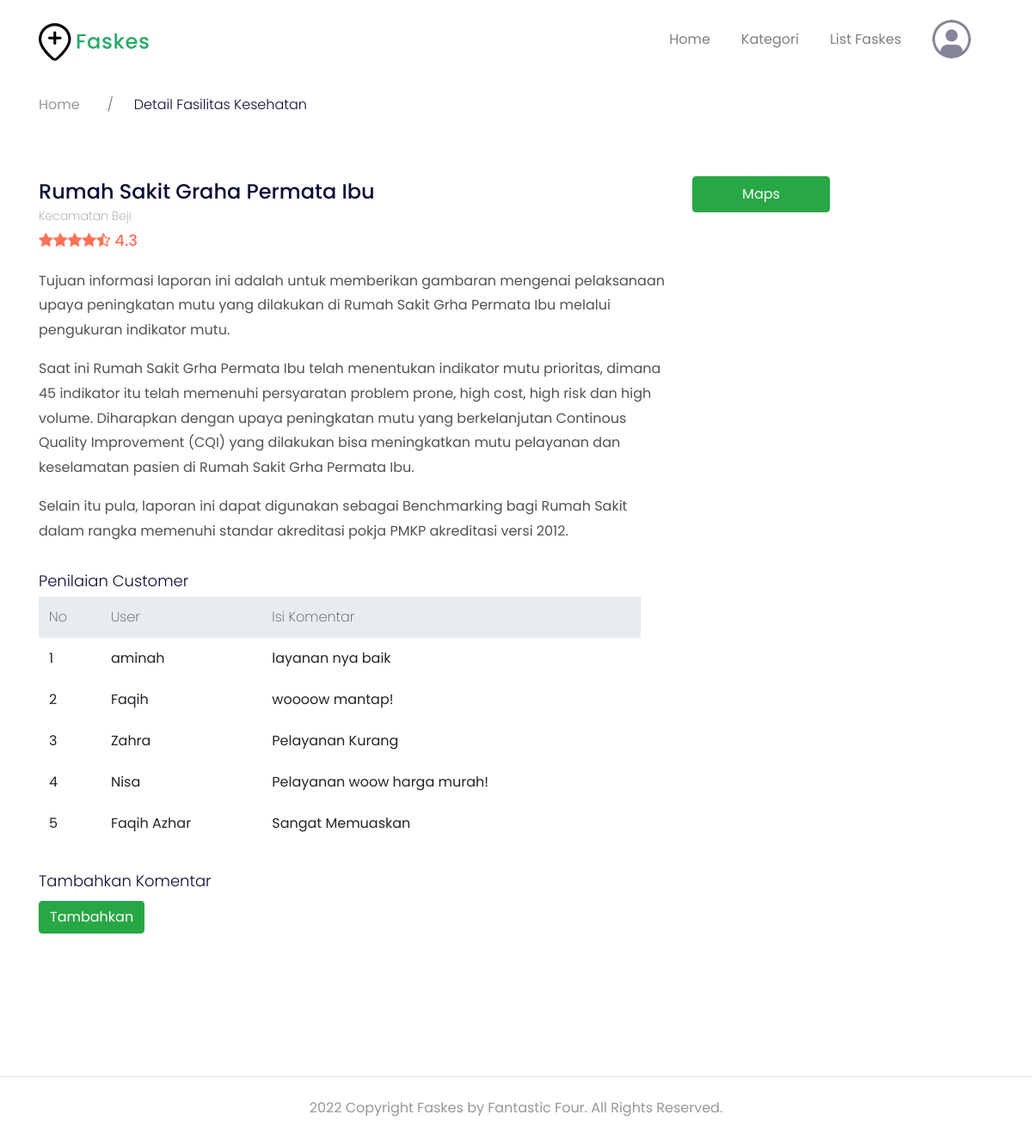
Screenshot of /index.php/fkomentar with the database file from the repository.
### tables this page shows
CREATE TABLE `komentar` (
  `id` int(11) NOT NULL,
  `tanggal` date DEFAULT NULL,
  `isi` text DEFAULT NULL,
  `users_id` int(11) NOT NULL,
  `faskes_id` int(11) DEFAULT NULL,
  `nilai_rating_id` int(11) NOT NULL
);

CREATE TABLE `users` (
  `id` int(11) NOT NULL,
  `username` varchar(20) DEFAULT NULL,
  `password` varchar(200) DEFAULT NULL,
  `email` varchar(40) DEFAULT NULL,
  `created_at` timestamp NULL DEFAULT NULL,
  `last_login` timestamp NULL DEFAULT NULL,
  `status` smallint(6) DEFAULT NULL,
  `role` varchar(20) DEFAULT NULL
);

### index.php (called while the page is built, shortened)
<?php
require_once BASEPATH.'core/CodeIgniter.php';

### application/models/Fkomentar_model.php (called while the page is built, shortened)
<?php
class Fkomentar_model extends CI_Model
{
    public function getJoin()
    {
        $this->db->select('*');
        $this->db->from('komentar');
        $this->db->join('users', 'komentar.users_id=users.id', 'inner');
        $query = $this->db->get();
        return $query->result();
    }
};

### application/views/fkomentar/index.php (the view, shortened to what this page needs)
<div class="page-content page-details">
    <section class="store-breadcrumbs" data-aos="fade-down" data-aos-delay="100">
        <div class="container">
            <div class="row">
                <div class="col-12">
                    <nav aria-label="breadcrumb">
                        <ol class="breadcrumb">
                            <li class="breadcrumb-item"><a href="<?php echo site_url(); ?>/admin/home">Home</a></li>
                            <li class="breadcrumb-item active" aria-current="page">
                                Detail Fasilitas Kesehatan
                            </li>
                        </ol>
                    </nav>
                </div>
            </div>
        </div>
    </section>
    <section class="store-gallery" id="gallery">
        <div class="container">
            <div class="row">
                <div class="col-lg-8" data-aos="zoom-in">
                    <transition name="slide-fade" mode="out-in">
                    </transition>
                </div>
                <div class="col-lg-2">
                    <div class="row">
                        <div class="col-3 col-lg-12 mt-2 mt-lg-0" v-for="(photo, index) in photos" :key="photo.id" data-aos="zoom-in" data-aos-delay="100">
                            <a href="#" @click="changeActive(index)">
                                <img :src="photo.url" class="w-100 thumbnail-image" :class="{ active: index == activePhoto }" alt="" />
                            </a>
                        </div>
                    </div>
                </div>
            </div>
        </div>
    </section>
    <div class="store-details-container" data-aos="fade-up">
        <section class="store-heading">
          <div class="container">
            <div class="row">
              <div class="col-lg-8">
                <h1><?php echo $nama_faskes ?></h1>
                <div class="owner"><?php echo $kecamatan ?></div>
                <div class="price">
                  <?php echo $rating ?>
                </div>
              </div>
              <div class="col-lg-2" data-aos="zoom-in">
                <a class="btn btn-success nav-link px-4 text-white btn-block mb-3" href="<?php echo site_url(); ?>/admin/<?php echo $maps ?>">Maps</a>
              </div>
            </div>
          </div>
        </section>
        <section class="store-description">
          <div class="container">
            <div class="row">
              <div class="col-12 col-lg-8">
                <?php echo $deskripsi ?>
              </div>
            </div>
          </div>
        </section>
        <section class="store-review">
            <div class="container">
                <div class="row">
                    <div class="col-12 col-lg-8 mt-3 mb-3">
                        <h5>Penilaian Customer</h5>
                        <section class="store-cart">
                            <div class="container">
                                <div class="row" data-aos="fade-up" data-aos-delay="100">
                                    <div class="col-12 table-responsive">
                                        <table class="table table-borderless table-cart" aria-describedby="Cart">
                                            <thead class="thead-light">
                                                <tr>
                                                    <th scope="col">No</th>
                                                    <th scope="col">User </th>
                                                    <th scope="col">Isi Komentar</th>
                                                </tr>
                                            </thead>
                                            <tbody>
                                                <?php
                                                $nomor = 1;
                                                foreach ($list_fkomentar as $komen) {
                                                ?>
                                                    <tr>
                                                        <td><?= $nomor ?></td>
                                                        <td><?= $komen->username ?></td>
                                                        <td><?= $komen->isi ?></td>
                                                    </tr>
                                                <?php
                                                    $nomor++;
                                                }
                                                ?>
                                            </tbody>
                                        </table>
                                    </div>
                                </div>
                            </div>
                        </section>
                        <div class="row">
                            <div class="col-12 col-lg-8 mt-3 mb-1">
                                <h5>Tambahkan Komentar</h5>
                            </div>
                        </div>
                        <div class="row">
                            <div class="col-12 col-lg-8 text-left">
                                <button type="submit" class="btn btn-success text-white">
                                    <a class="text-white" href="<?php echo site_url(); ?>/fkomentar/create">Tambahkan</a>
                                </button>
                            </div>
                        </div>
                    </div>
        </section>
    </div>
</div>
<footer>
    <div class="container">
        <div class="row">
            <div class="col-12 text-center">
                <p class="pt-4 pb-2">
                    2022 Copyright Faskes by Fantastic Four. All Rights Reserved.
                </p>
            </div>
        </div>
    </div>
</footer>
</body>
</html>

### application/controllers/Fkomentar.php (shortened to what this page needs)
<?php
class Fkomentar extends CI_Controller
{
    public function index()
    {
        $this->load->model('fkomentar_model', 'fkomentar');
        $data['list_fkomentar'] = $this->fkomentar->getJoin();
        $data['tittle'] = 'Detail Fasilitas Kesehatan';
        $data['home'] = '';
        $data['categories'] = '';
        $data['list'] = '';
        $data['daftar'] = '';
        $data['nama_faskes'] = 'Rumah Sakit Graha Permata Ibu';
        $data['kecamatan'] = 'Kecamatan Beji';
        $data['rating'] = '<i class="fa fa-star"></i><i class="fa fa-star"></i><i class="fa fa-star"></i><i class="fa fa-star"></i><i class="fa fa-star-half-empty"></i> 4.3';
        $data['deskripsi'] = '
                <p>
                  Tujuan informasi laporan ini adalah untuk memberikan gambaran
                  mengenai pelaksanaan upaya peningkatan mutu yang dilakukan di
                  Rumah Sakit Grha Permata Ibu melalui pengukuran indikator
                  mutu.
                </p>
                <p>
                  Saat ini Rumah Sakit Grha Permata Ibu telah menentukan
                  indikator mutu prioritas, dimana 45 indikator itu telah
                  memenuhi persyaratan problem prone, high cost, high risk dan
                  high volume. Diharapkan dengan upaya peningkatan mutu yang
                  berkelanjutan Continous Quality Improvement (CQI) yang
                  dilakukan bisa meningkatkan mutu pelayanan dan keselamatan
                  pasien di Rumah Sakit Grha Permata Ibu.
                </p>
                <p>
                  Selain itu pula, laporan ini dapat digunakan sebagai
                  Benchmarking bagi Rumah Sakit dalam rangka memenuhi standar
                  akreditasi pokja PMKP akreditasi versi 2012.
                </p>';
        $data['gambar1'] = '1.jpg';
        $data['gambar2'] = '2.jpg';
        $data['gambar3'] = '3.jpeg';
        $data['gambar4'] = '4.jpg';
        $data['maps'] = 'maps';
        $data['users'] = $this->db->get_where('users', ['email' => $this->session->userdata('email')])->row_array();
        $this->load->view('layout1/v_style', $data);
        $this->load->view('layout1/v_navbar-after-auth', $data);
        $this->load->view('fkomentar/index', $data);
    }
};

### application/views/layout1/v_style.php (shortened to what this page needs)
<!DOCTYPE html>
<html lang="en">
  <head>
    <link href="https://unpkg.com/aos@2.3.1/dist/aos.css" rel="stylesheet" />
    <link href="<?php echo base_url(); ?>public/style/main.css" rel="stylesheet" />
    <link
      rel="stylesheet"
      href="https://maxcdn.bootstrapcdn.com/font-awesome/4.5.0/css/font-awesome.min.css"
    />
  </head>
  <body>

### application/views/layout1/v_navbar-after-auth.php (shortened to what this page needs)
<nav class="navbar navbar-expand-lg navbar-light navbar-store fixed-top navbar-fixed-top" data-aos="fade-down" aria-label="Navbar">
  <div class="container">
    <a class="navbar-brand" href="<?= site_url(); ?>/admin/home_after_auth">
      <img src="<?php echo base_url(); ?>public/images/logo.svg" alt="" />
    </a>
    <div class="collapse navbar-collapse" id="navbarResponsive">
      <ul class="navbar-nav ml-auto">
        <li class="nav-item">
          <a class="nav-link" href="<?= site_url(); ?>/admin/home_after_auth">Home </a>
        </li>
        <li class="nav-item">
          <a class="nav-link" href="<?= site_url(); ?>/admin/categories_after_auth">Kategori</a>
        </li>
        <li class="nav-item">
          <a class="nav-link" href="<?= site_url(); ?>/lfaskes">List Faskes</a>
        </li>
      </ul>
      <ul class="navbar-nav d-none d-lg-flex">
        <li class="nav-item dropdown">
          <a class="nav-link" href="<?= site_url(); ?>/admin/dashboard-settings" id="navbarDropdown" role="button" data-toggle="dropdown" aria-haspopup="true" aria-expanded="false">
            <img src="<?php echo base_url(); ?>public/images/icon-user.jpg" alt="" class="rounded-circle mr-2 profile-picture" />
          </a>
        </li>
      </ul>
    </div>
  </div>
</nav>

### rows the page displays
komentar: users.username "aminah", isi "layanan nya baik"
komentar: users.username "Faqih", isi "woooow mantap!"
komentar: users.username "Zahra", isi "Pelayanan Kurang"
komentar: users.username "Nisa", isi "Pelayanan woow harga murah!"
komentar: users.username "Faqih Azhar", isi "Sangat Memuaskan"

### other values shown
$nama_faskes "Rumah Sakit Graha Permata Ibu"
$kecamatan "Kecamatan Beji"
